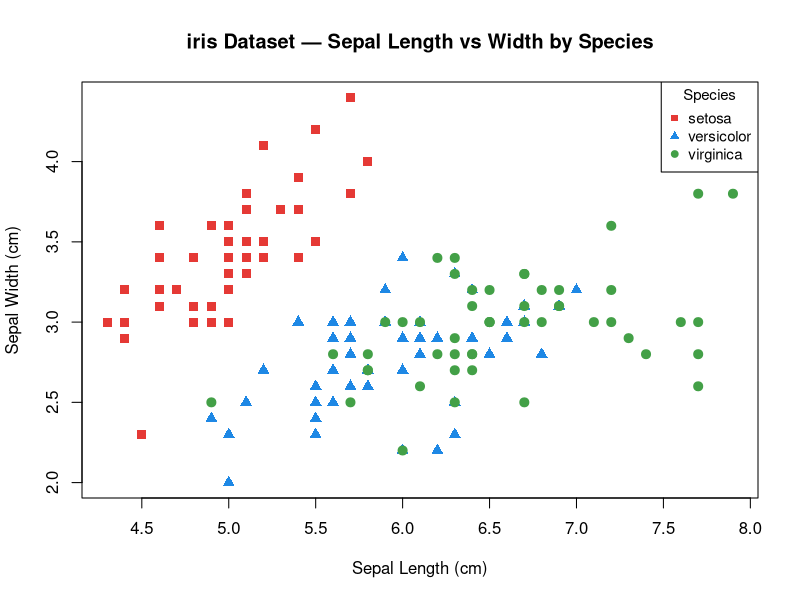

Recreate this plot in R.
# ============================================================
#  BCA 4th Semester | R Programming Assignment
#  Student  : Saniya Chauhan
#  Status: Debarred
#  Deadline : 10 April 2026
# ============================================================

# ── Q1 [Unit 1] All Data Types with Verification ────────────
cat("===== Q1: R Data Types =====\n")

# Integer
age <- 21L
cat(sprintf("integer   | value: %-8s | is.integer: %s | class: %s\n",
            age, is.integer(age), class(age)))

# Double
height <- 5.9
cat(sprintf("double    | value: %-8s | is.double : %s | class: %s\n",
            height, is.double(height), class(height)))

# Character
name <- "Saniya Chauhan"
cat(sprintf("character | value: %-12s | is.character: %s | nchar: %d\n",
            name, is.character(name), nchar(name)))

# Logical
is_pass <- TRUE
cat(sprintf("logical   | value: %-8s | is.logical : %s\n",
            is_pass, is.logical(is_pass)))

# Complex
z <- 3 + 4i
cat(sprintf("complex   | value: %-8s | Mod: %.2f | Arg: %.4f rad\n",
            z, Mod(z), Arg(z)))

# Raw
raw_val <- chartr("", "", "A")
r <- as.raw(65L)  # ASCII 65 = 'A'
cat(sprintf("raw       | value: %s | is.raw: %s\n\n", r, is.raw(r)))

# Type conversion table
cat("Type Conversion Table:\n")
cat(sprintf("  %-10s → integer: %-5s char: %-10s logical: %s\n",
            "3.7", as.integer(3.7), as.character(3.7), as.logical(3.7)))
cat(sprintf("  %-10s → integer: %-5s double: %-10s logical: %s\n",
            "TRUE", as.integer(TRUE), as.double(TRUE), as.logical(TRUE)))
cat(sprintf("  %-10s → double : %-10s logical: %s\n\n",
            '"0"', as.double("0"), as.logical("TRUE")))


# ── Q2 [Unit 2] Matrix Operations ───────────────────────────
cat("===== Q2: Matrix Operations =====\n")

M <- matrix(c(2, 4, 1,
              7, 3, 8,
              5, 6, 9),
            nrow = 3, ncol = 3, byrow = TRUE)

cat("Original Matrix M:\n"); print(M)

cat("\nTranspose of M:\n");         print(t(M))
cat("\nRow Sums  :", rowSums(M),   "\n")
cat("Col Sums  :", colSums(M),    "\n")
cat("Row Means :", rowMeans(M),   "\n")
cat("Col Means :", colMeans(M),   "\n")
cat("\nM × 5:\n");                  print(M * 5)
cat("\nM² (element-wise):\n");      print(M ^ 2)
cat("\nMatrix Multiplication M × M:\n"); print(M %*% M)

# Determinant & inverse (needs non-singular matrix)
det_M <- det(M)
cat(sprintf("\nDeterminant of M : %.2f\n", det_M))
if (abs(det_M) > 1e-10) {
  inv_M <- solve(M)
  cat("Inverse of M:\n"); print(round(inv_M, 4))
  cat("Verify M × inv(M) ≈ Identity:\n")
  print(round(M %*% inv_M, 6))
}

# Diagonal and trace
cat(sprintf("\nMain Diagonal : %s\n", paste(diag(M), collapse = ", ")))
cat(sprintf("Trace (sum of diag): %d\n\n", sum(diag(M))))


# ── Q3 [Unit 2] iris Dataset — Colour-coded Scatter ─────────
cat("===== Q3: iris Dataset — Species Scatter Plot =====\n")

data(iris)
cat(sprintf("Dataset: %d rows × %d columns\n", nrow(iris), ncol(iris)))
cat("Species:\n")
for (sp in levels(iris$Species)) {
  n <- sum(iris$Species == sp)
  cat(sprintf("  %-15s: %d observations\n", sp, n))
}

# Summary stats per species
cat("\nSepal.Length by Species:\n")
for (sp in levels(iris$Species)) {
  sub <- iris[iris$Species == sp, "Sepal.Length"]
  cat(sprintf("  %-15s: mean=%.2f  sd=%.2f  range=%.1f–%.1f\n",
              sp, mean(sub), sd(sub), min(sub), max(sub)))
}

# Scatter plot with colour per species
species_cols <- c("setosa" = "#E53935",
                  "versicolor" = "#1E88E5",
                  "virginica"  = "#43A047")
plot(
  iris$Sepal.Length, iris$Sepal.Width,
  col  = species_cols[as.character(iris$Species)],
  pch  = c(setosa=15, versicolor=17, virginica=19)[as.character(iris$Species)],
  cex  = 1.2,
  main = "iris Dataset — Sepal Length vs Width by Species",
  xlab = "Sepal Length (cm)",
  ylab = "Sepal Width (cm)"
)
legend("topright",
       legend = levels(iris$Species),
       col    = unname(species_cols),
       pch    = c(15,17,19),
       title  = "Species", cex = 0.9)

# Correlation per species
cat("\nCorrelation(Sepal.Length, Sepal.Width) by Species:\n")
for (sp in levels(iris$Species)) {
  sub <- iris[iris$Species == sp, ]
  r   <- cor(sub$Sepal.Length, sub$Sepal.Width)
  cat(sprintf("  %-15s: r = %+.4f\n", sp, r))
}
cat("\n")


# ── Q4 [Unit 3] Nested Loops — Star Patterns ────────────────
cat("===== Q4: Star Patterns with Nested Loops =====\n")

rows <- 6L

# Pattern 1: Right triangle
cat("Pattern 1 — Right Triangle:\n")
for (i in 1:rows) {
  cat(strrep("* ", i), "\n", sep = "")
}

# Pattern 2: Inverted triangle
cat("\nPattern 2 — Inverted Triangle:\n")
for (i in rows:1) {
  cat(strrep("* ", i), "\n", sep = "")
}

# Pattern 3: Pyramid
cat("\nPattern 3 — Pyramid:\n")
for (i in 1:rows) {
  cat(strrep(" ", rows - i))
  cat(strrep("* ", i))
  cat("\n")
}

# Pattern 4: Diamond
cat("\nPattern 4 — Diamond:\n")
for (i in 1:rows) {
  cat(strrep(" ", rows - i))
  cat(strrep("* ", i))
  cat("\n")
}
for (i in (rows-1):1) {
  cat(strrep(" ", rows - i))
  cat(strrep("* ", i))
  cat("\n")
}

# Pattern 5: Number triangle
cat("\nPattern 5 — Number Triangle:\n")
for (i in 1:rows) {
  for (j in 1:i) cat(j, "")
  cat("\n")
}

# Pattern 6: Pascal's triangle (bonus)
cat("\nBonus — Pascal's Triangle (6 rows):\n")
pascal <- function(n) {
  row <- 1L
  for (i in 1:n) {
    cat(strrep("  ", n - i))
    cat(paste(row, collapse = "  "), "\n")
    row <- c(0L, row) + c(row, 0L)
  }
}
pascal(6L)
